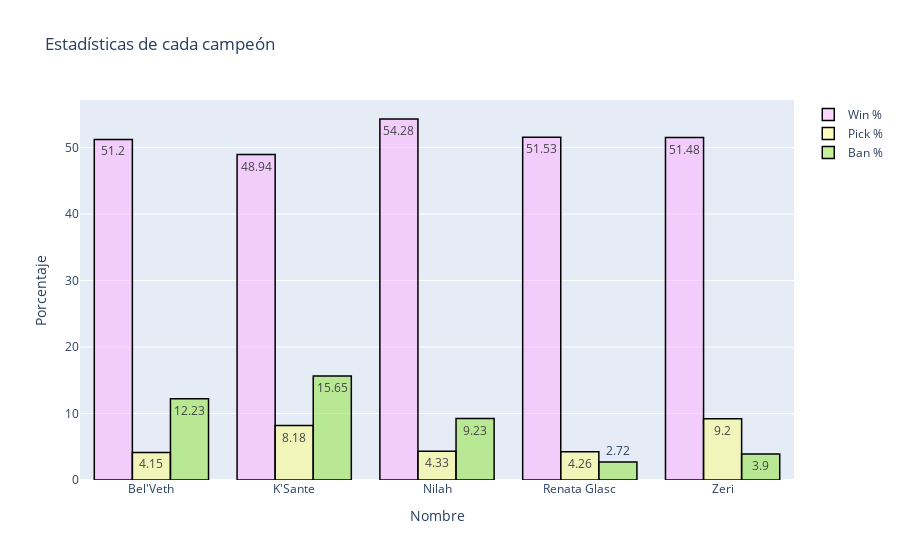

The notebook cell saved with this chart:
### Code cell
# Aquí el gráfico para el parche 23

trace4 = go.Bar(x = mask2["Name"],
               y = mask2['Win %'],
               name = 'Win %',
               marker = dict(color = 'rgba(255, 174, 255, 0.5)',
                            line = dict(color='rgb(0,0,0)', width = 1.5)),
               text = mask2["Win %"])

trace5 = go.Bar(x = mask2["Name"],
               y = mask2["Pick %"],
               name = 'Pick %',
               marker = dict(color = 'rgba(255, 255, 128, 0.5)',
                            line = dict(color='rgb(0,0,0)', width = 1.5)),
               text = mask2['Pick %'])

trace6 = go.Bar(x = mask2["Name"],
               y = mask2["Ban %"],
               name = 'Ban %',
               marker = dict(color = 'rgba(140, 230, 50, 0.5)',
                            line = dict(color='rgb(0,0,0)', width = 1.5)),
               text = mask2['Ban %'])




data = [trace4, trace5, trace6]


layout = {
    'xaxis': {'title': 'Nombre'},
    'yaxis': {'title': 'Porcentaje'},
    'barmode': 'group',
    'title': 'Estadísticas de cada campeón'
}

fig = go.Figure(data = data, layout = layout)

fig

### Figure 1 — Plotly figure (JSON) as saved in the notebook; plotly's stock layout.template omitted (floating-point values rounded to 4 significant figures)
{"data": [{"marker": {"color": "rgba(255, 174, 255, 0.5)", "line": {"color": "rgb(0,0,0)", "width": 1.5}}, "name": "Win %", "text": [51.2, 48.94, 54.28, 51.53, 51.48], "type": "bar", "x": ["Bel'Veth", "K'Sante", "Nilah", "Renata Glasc", "Zeri"], "y": [51.2, 48.94, 54.28, 51.53, 51.48]}, {"marker": {"color": "rgba(255, 255, 128, 0.5)", "line": {"color": "rgb(0,0,0)", "width": 1.5}}, "name": "Pick %", "text": [4.15, 8.18, 4.33, 4.26, 9.2], "type": "bar", "x": ["Bel'Veth", "K'Sante", "Nilah", "Renata Glasc", "Zeri"], "y": [4.15, 8.18, 4.33, 4.26, 9.2]}, {"marker": {"color": "rgba(140, 230, 50, 0.5)", "line": {"color": "rgb(0,0,0)", "width": 1.5}}, "name": "Ban %", "text": [12.23, 15.65, 9.23, 2.72, 3.9], "type": "bar", "x": ["Bel'Veth", "K'Sante", "Nilah", "Renata Glasc", "Zeri"], "y": [12.23, 15.65, 9.23, 2.72, 3.9]}], "layout": {"barmode": "group", "title": {"text": "Estadísticas de cada campeón"}, "xaxis": {"title": {"text": "Nombre"}}, "yaxis": {"title": {"text": "Porcentaje"}}}}
